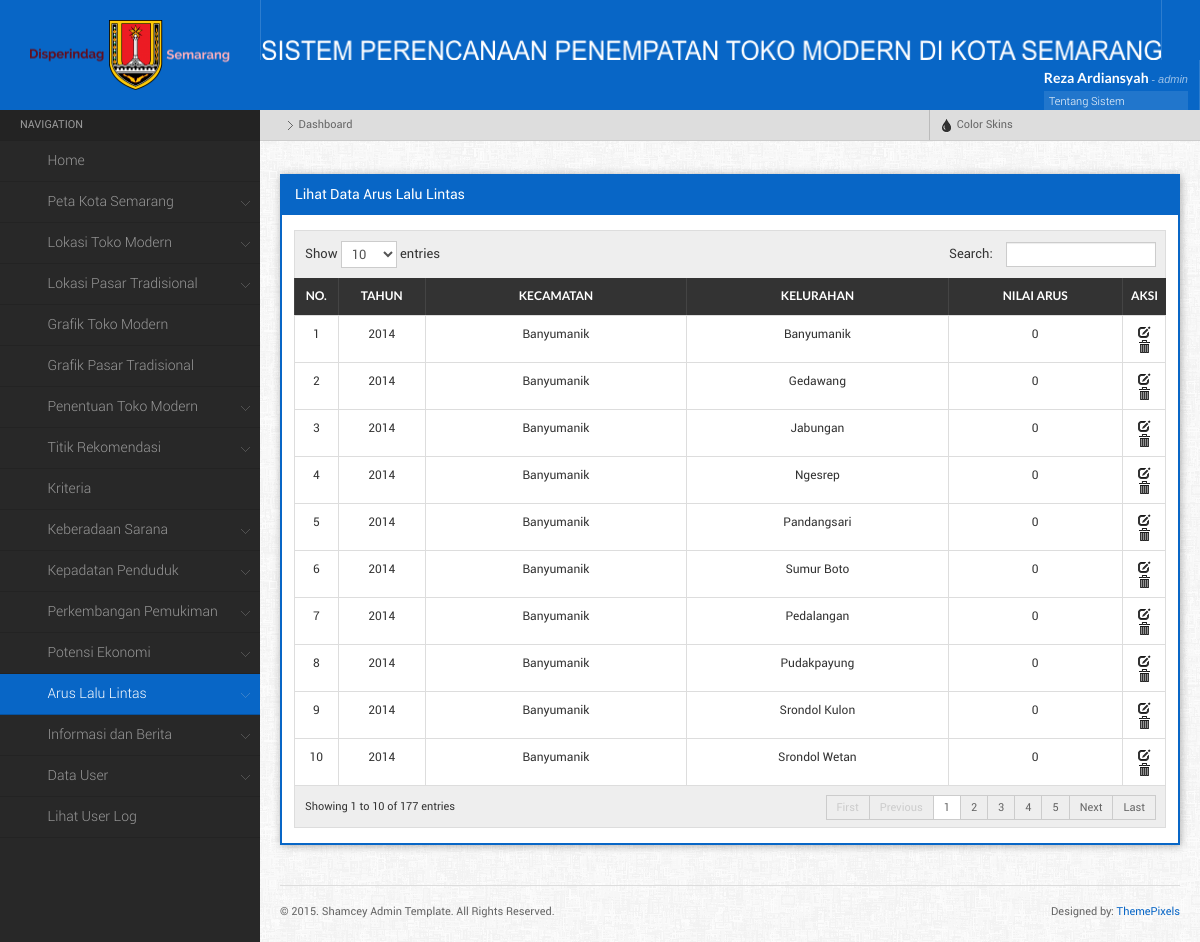
Before: /main.php?menu=lihatArus (signed in) with the older database file.
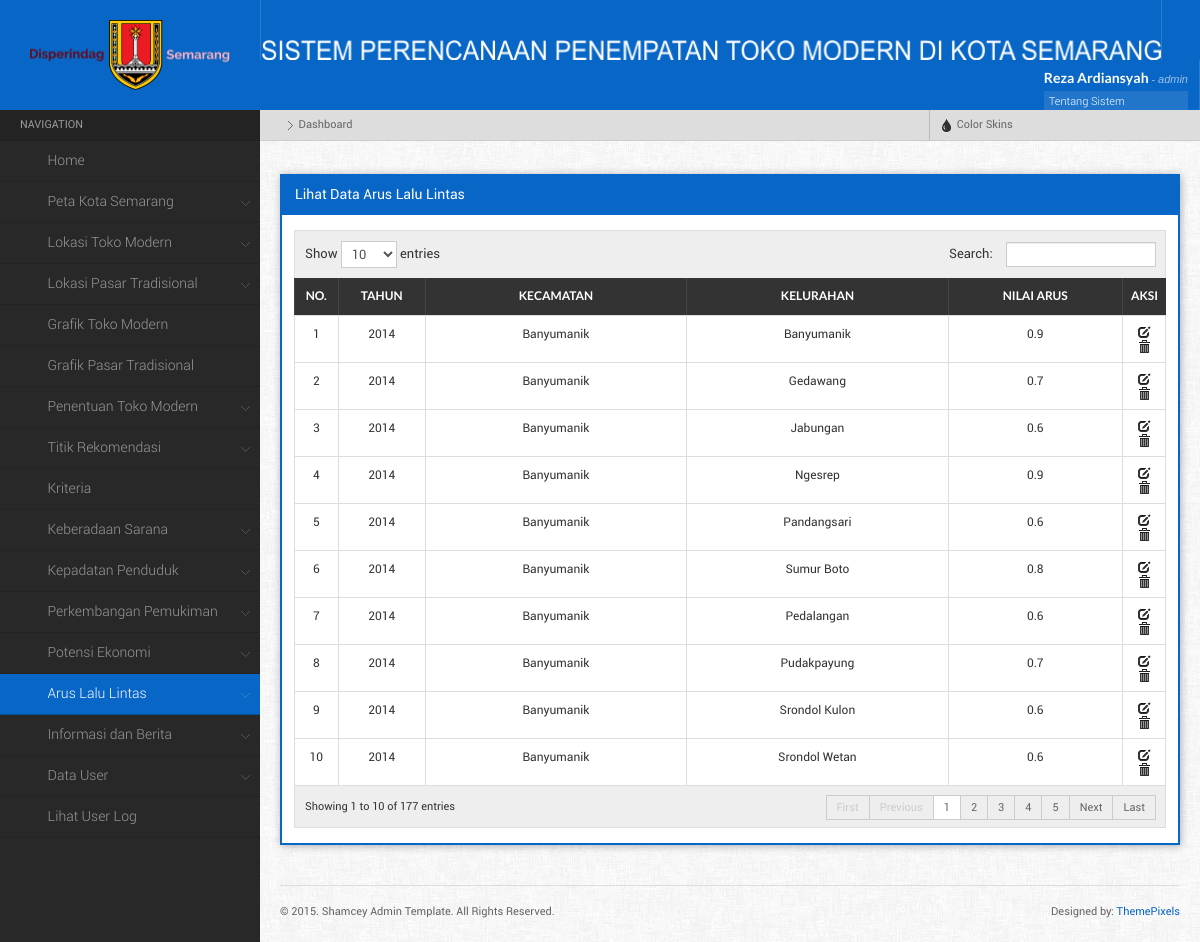
After: the same page with the newer database file.
### tables this page shows
CREATE TABLE IF NOT EXISTS `arus_lalulintas` (
  `id_arus` int(11) NOT NULL AUTO_INCREMENT,
  `id_kelurahan` int(11) NOT NULL,
  `tahun` year(4) NOT NULL,
  `nilai_arus` double NOT NULL,
  `id_klasifikasiarus` int(11) NOT NULL,
  PRIMARY KEY (`id_arus`)
);

CREATE TABLE IF NOT EXISTS `kecamatan` (
  `id_kecamatan` int(11) NOT NULL AUTO_INCREMENT,
  `nama_kecamatan` varchar(50) NOT NULL,
  `latitude` varchar(25) NOT NULL,
  `longitude` varchar(25) NOT NULL,
  PRIMARY KEY (`id_kecamatan`)
);

CREATE TABLE IF NOT EXISTS `kelurahan` (
  `id_kelurahan` int(11) NOT NULL AUTO_INCREMENT,
  `id_kecamatan` int(11) NOT NULL,
  `Kelurahan` char(50) DEFAULT NULL,
  `Geometry` longblob,
  `Luas` decimal(10,3) DEFAULT NULL,
  `XMin` int(11) DEFAULT NULL,
  `XMax` int(11) DEFAULT NULL,
  `YMin` int(11) DEFAULT NULL,
  `YMax` int(11) DEFAULT NULL,
  `id_lokasi` int(11) NOT NULL,
  PRIMARY KEY (`id_kelurahan`)
);

### component/lihat_arus.php (the view, shortened to what this page needs)
<?php
	$query = mysql_query("SELECT * FROM arus_lalulintas a, kelurahan b, kecamatan c
							WHERE a.id_kelurahan = b.id_kelurahan
							AND b.id_kecamatan = c.id_kecamatan
							ORDER BY tahun DESC, c.id_kecamatan ASC") or die (mysql_error());
    echo "<div class=\"widget\">
			<h4 class=\"widgettitle\">Lihat Data Arus Lalu Lintas</h4>
			<div class=\"widgetcontent\">
            <table id=\"dyntable\" class=\"table table-bordered responsive\">
                <thead>
                    <tr>
                        <th></th>
                        <th><center>No.</th>
						<th><center>Tahun</th>
                        <th><center>Kecamatan</th>
						<th><center>Kelurahan</th>
						<th><center>Nilai arus</th>
						<th><center>Aksi</th>
                    </tr>
                </thead>
				<tbody>";
				$no = 1;
				while($pecah = mysql_fetch_array($query)){
					echo "<tr class=\" \">
						<td></td>
						<td style='width:5%;'><center>$no</td>
						<td style='width:10%;'><center>$pecah[tahun]</td>
						<td style='width:30%;'><center>$pecah[nama_kecamatan]</td>
						<td style='width:30%;'><center>$pecah[Kelurahan]</td>
						<td style='width:20%;'><center>$pecah[nilai_arus]</td>
						<td class=\"center\" style=\"width: 5%;\">
							<a href= \"main.php?menu=editArus&id_arus=$pecah[id_arus]\" title=\"Edit\"><i  class=\"icon-edit\"></i></a>
							<a href=\"main.php?menu=hapusArus&id_arus=$pecah[id_arus]\" title=\"Hapus\" onClick=\"return confirm('Apakah Anda yakin ingin menghapus data ini?')\" class=\"icon-trash\"><i></i></a>
						</td>";
					echo "</td>
					</tr>";
				$no++;
				};
				echo "</tbody>
			</table>
		</div>
		</div>
	";
?>

Changed rows visible on the page:
changed arus_lalulintas (number 1 of 10 on the later page): nilai_arus "0" → "0.9"
changed arus_lalulintas "Gedawang": nilai_arus "0" → "0.7"
changed arus_lalulintas "Jabungan": nilai_arus "0" → "0.6"
changed arus_lalulintas "Ngesrep": nilai_arus "0" → "0.9"
changed arus_lalulintas "Pandangsari": nilai_arus "0" → "0.6"
changed arus_lalulintas "Sumur Boto": nilai_arus "0" → "0.8"
changed arus_lalulintas "Pedalangan": nilai_arus "0" → "0.6"
changed arus_lalulintas "Pudakpayung": nilai_arus "0" → "0.7"
changed arus_lalulintas "Srondol Kulon": nilai_arus "0" → "0.6"
changed arus_lalulintas "Srondol Wetan": nilai_arus "0" → "0.6"
